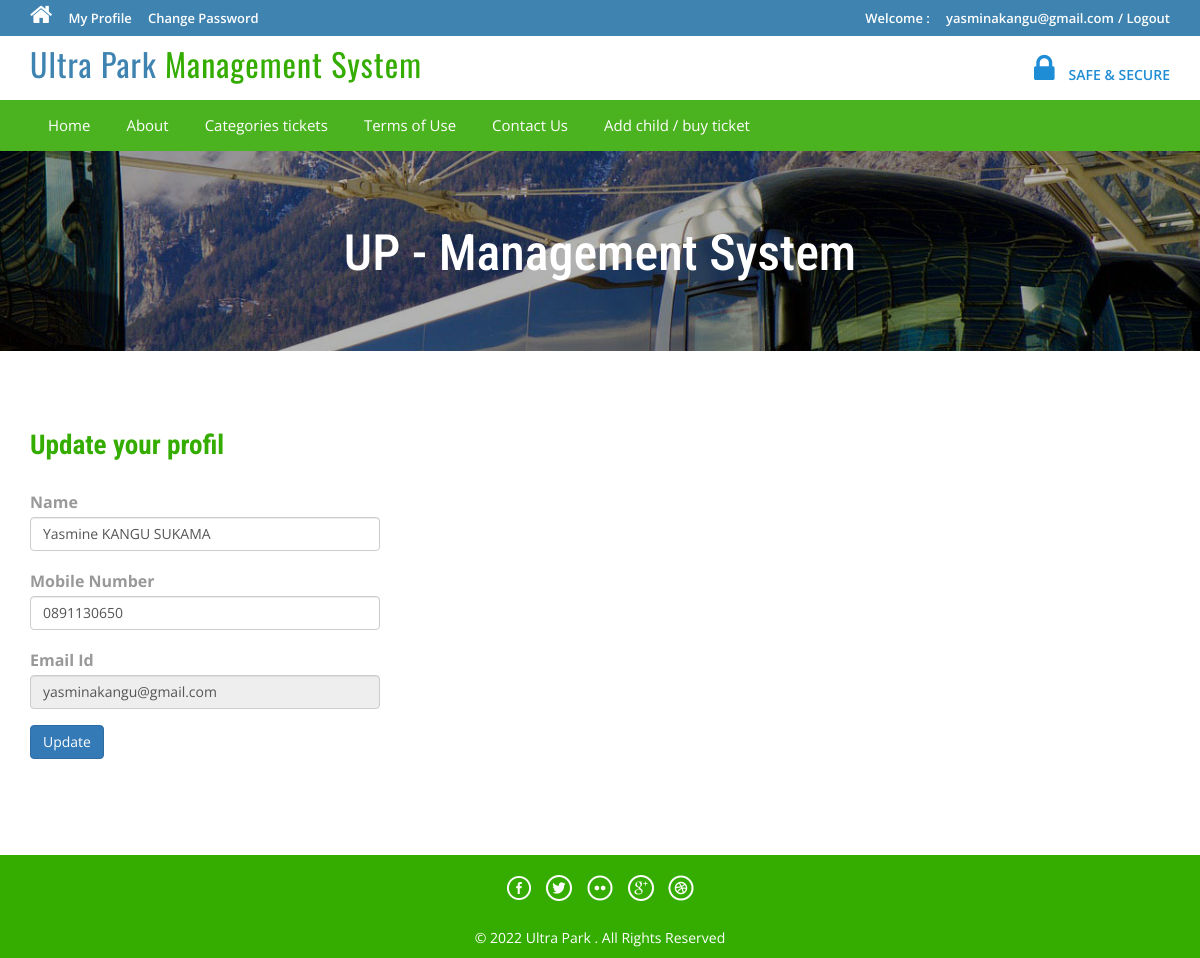
Page /profile.php (signed in) on the committed database.
### tables this page shows
CREATE TABLE IF NOT EXISTS `t_parents` (
  `id_parent` mediumint(9) NOT NULL AUTO_INCREMENT,
  `noms` varchar(150) NOT NULL,
  `genre` varchar(1) NOT NULL,
  `adresse_physique` varchar(150) NOT NULL,
  `mail` varchar(50) NOT NULL,
  `telephone` varchar(25) NOT NULL,
  `pass` varchar(50) NOT NULL,
  `etat` varchar(5) NOT NULL,
  PRIMARY KEY (`id_parent`)
);

### profile.php (the view, shortened to what this page needs)
<?php
include('includes/config.php');
if(strlen($_SESSION['login'])==0)
	{
header('location:index.php');
}
else{
?>
<!DOCTYPE HTML>
<html>
<head>
<link href="css/bootstrap.css" rel='stylesheet' type='text/css' />
<link href="css/style.css" rel='stylesheet' type='text/css' />
<link href="css/font-awesome.css" rel="stylesheet">
<link href="css/animate.css" rel="stylesheet" type="text/css" media="all">
</head>
<body>
<div class="top-header">
<?php include('includes/header.php');?>
<div class="banner-1 ">
	<div class="container">
		<h1 class="wow zoomIn animated animated" data-wow-delay=".5s" style="visibility: visible; animation-delay: 0.5s; animation-name: zoomIn;">UP - Management System</h1>
	</div>
</div>
<div class="privacy">
	<div class="container">
		<h3 class="wow fadeInDown animated animated" data-wow-delay=".5s" style="visibility: visible; animation-delay: 0.5s; animation-name: fadeInDown;">Update your profil</h3>
		<form name="chngpwd" method="post">
<?php
$useremail=$_SESSION['login'];
$sql = "SELECT * from t_parents where mail=:useremail";
$query = $dbh -> prepare($sql);
$query -> bindParam(':useremail',$useremail, PDO::PARAM_STR);
$query->execute();
$results=$query->fetchAll(PDO::FETCH_OBJ);
if($query->rowCount() > 0)
{
foreach($results as $result)
{	?>
	<p style="width: 350px;">
			<b>Name</b>  <input type="text" name="name" value="<?php echo htmlentities($result->noms);?>" class="form-control" id="name" required="">
	</p>
<p style="width: 350px;">
<b>Mobile Number</b>
<input type="text" class="form-control" name="mobileno" maxlength="10" value="<?php echo htmlentities($result->telephone);?>" id="mobileno"  required="">
</p>
<p style="width: 350px;">
	<b>Email Id</b>
	<input type="email" class="form-control" name="email" value="<?php echo htmlentities($result->mail);?>" id="email" readonly>
</p>
<?php }} ?>
			<p style="width: 350px;">
<button type="submit" name="submit6" class="btn-primary btn">Update</button>
			</p>
			</form>
	</div>
</div>
<?php include('includes/footer.php');?>
</body>
</html>
<?php } ?>

### css/style.css (style rules this page uses)
html, body { font-size: 100%; background: #fff; font-family: 'Open Sans', sans-serif; }
h1,h2,h3,h4,h5,h6 { margin:0; font-family: 'Roboto Condensed', sans-serif; }
p { margin:0; }
.top-header { background-color: #3F84B1; border-bottom: 0 none; height: 36px; line-height: 35px; }
.banner-1 { background: url(../images/3.jpg)no-repeat; background-size: cover; -webkit-background-size: cover; -o-background-size: cover; -ms-background-size: cover; -moz-background-size: cover; min-height:200px; }
.banner-1 h1 { font-size: 50px; margin-bottom: 40px; padding: 1.5em 0 0; text-align: center; color: #ffffff; }
.privacy h3 { color: #34AD00; font-size: 1.7em; font-weight: 700; margin-bottom: 1em; }
.privacy { padding: 5em 0; }
.privacy p { font-size: 1em; line-height: 1.8em; color: #999; margin: 1em 0; }

### rows in the picture
t_parents: name "Yasmine KANGU SUKAMA", mobileno "0891130650", email "yasminakangu@gmail.com"

### other values in the picture
$_SESSION['login'] "yasminakangu@gmail.com"
